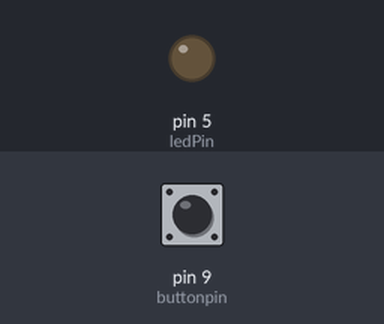
Bench run of a sketch on a simulated Arduino Uno, built with avr-gcc and run on an emulated ATmega328P. Shown: output pins drawn as LEDs (lit = HIGH). Inputs (shaded band) come from the test bench; at power-on: pin 9 (buttonpin) HIGH.

Above: at 1.2 s.
1.3 s: pin 9 (buttonpin) pulled LOW for 3.2 s
At 5.0 s:
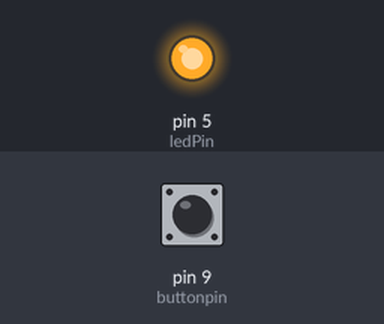
6.0 s: pin 9 (buttonpin) pulled LOW for 0.15 s
At 6.3 s:
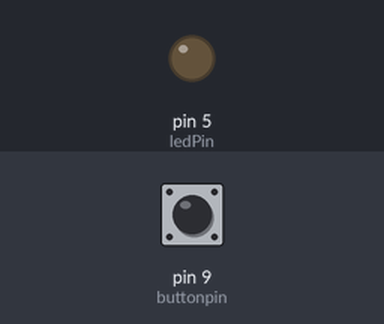
Timing chart, 0 to 9.0 s (numbered marks = the images above; inputs shaded):
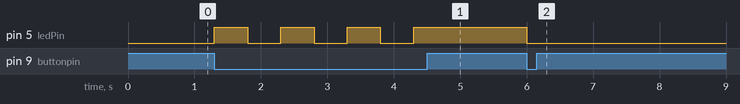

Measured:
- after the input at 1.3 s, pin 5 (ledPin): alternates HIGH for 0.50 s and LOW for 0.50 s, 7 changes in all, then stays HIGH, starting at once
- after the input at 6.0 s, pin 5 (ledPin): HIGH → LOW at once

The sketch:

light_switch.ino
```cpp
int ledPin = 5;
int buttonpin = 9;
int light = 0;

void setup() {
  pinMode(ledPin, OUTPUT);
  pinMode(buttonpin, INPUT_PULLUP);
}

void loop() {
  if (digitalRead(buttonpin) == LOW && light == 0)
  {
        digitalWrite(ledPin, HIGH);
        light = 1;
        delay(500);
  }
  else if (digitalRead(buttonpin) == LOW && light == 1)
  {
        digitalWrite(ledPin, LOW);
        light = 0;
        delay(500);
  }
}
```
